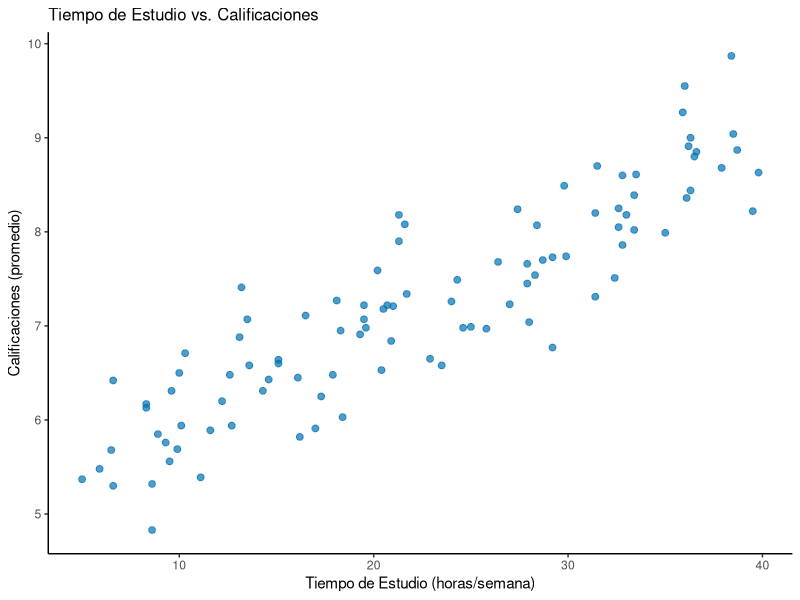
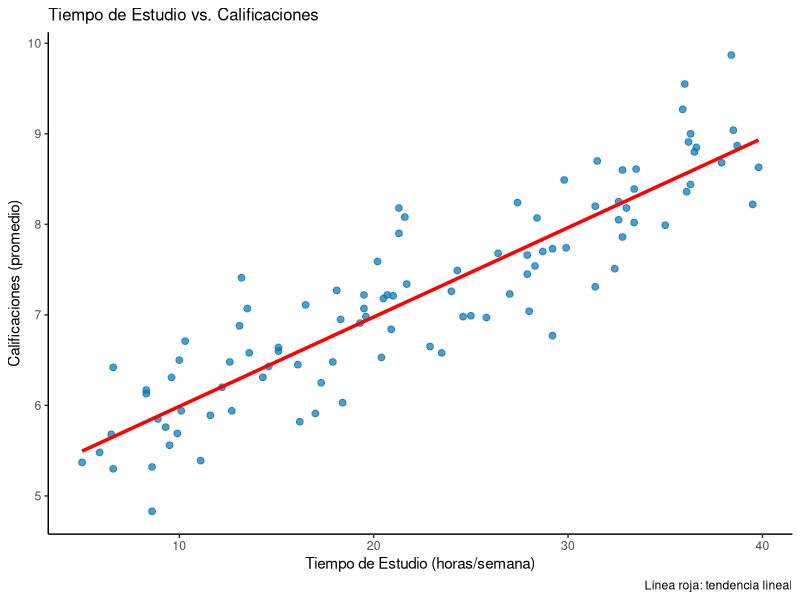
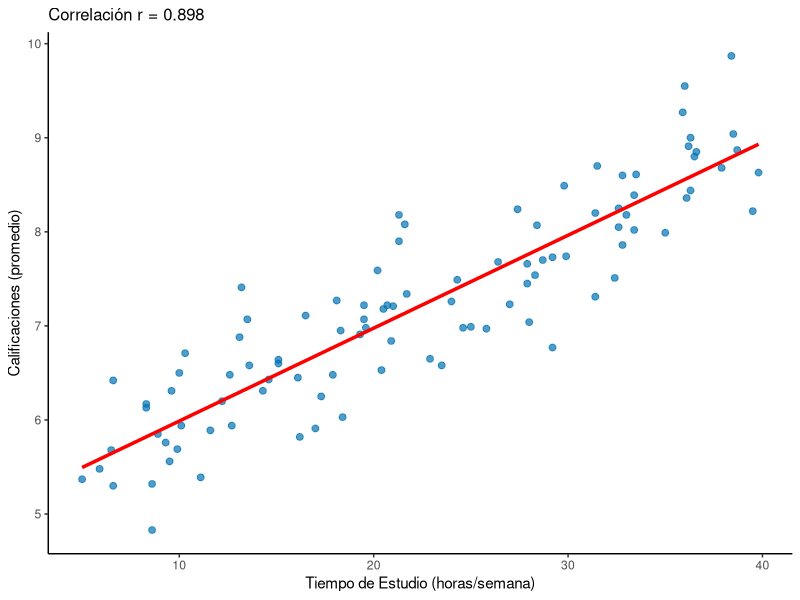
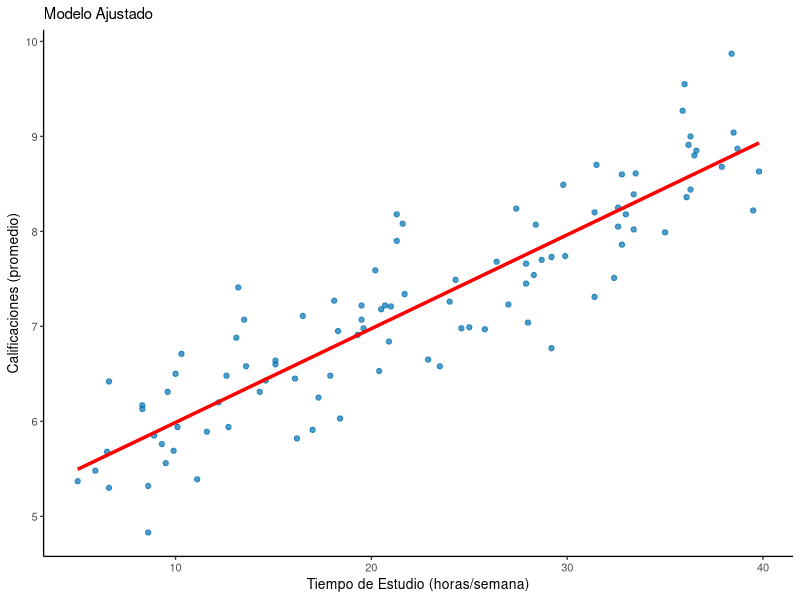
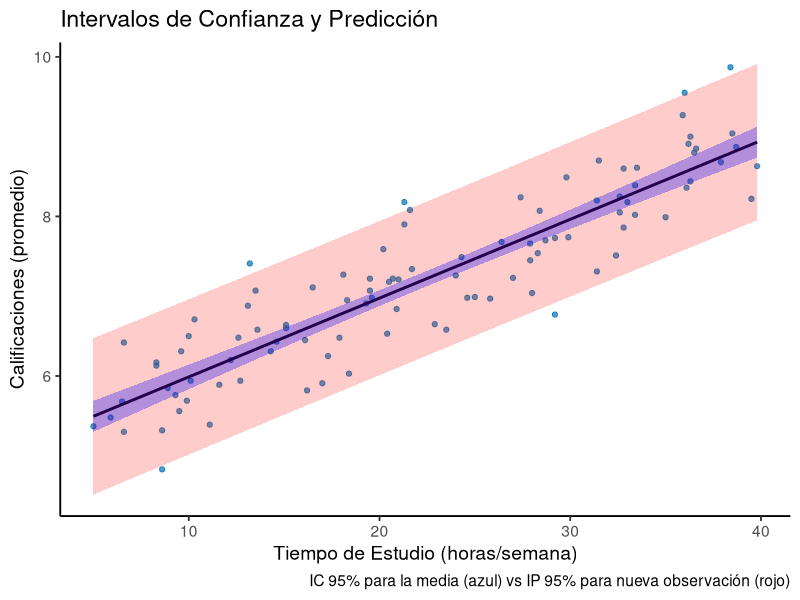
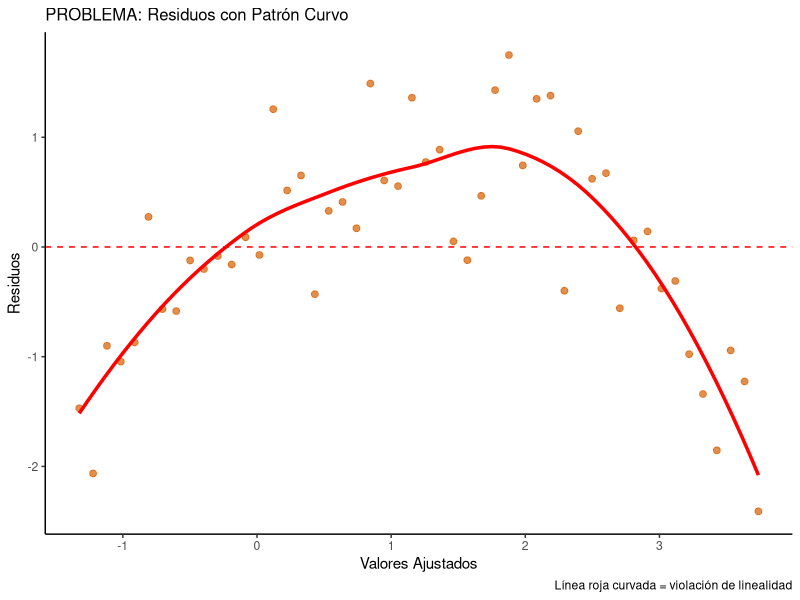
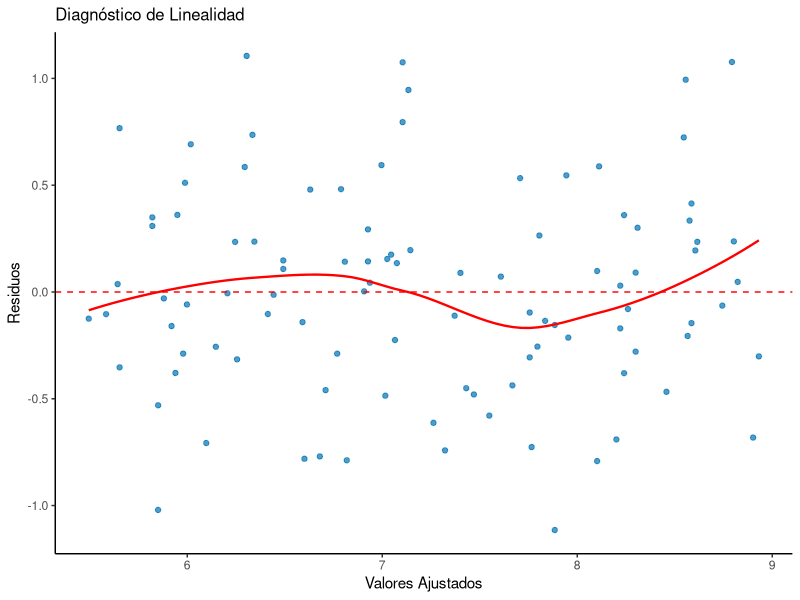
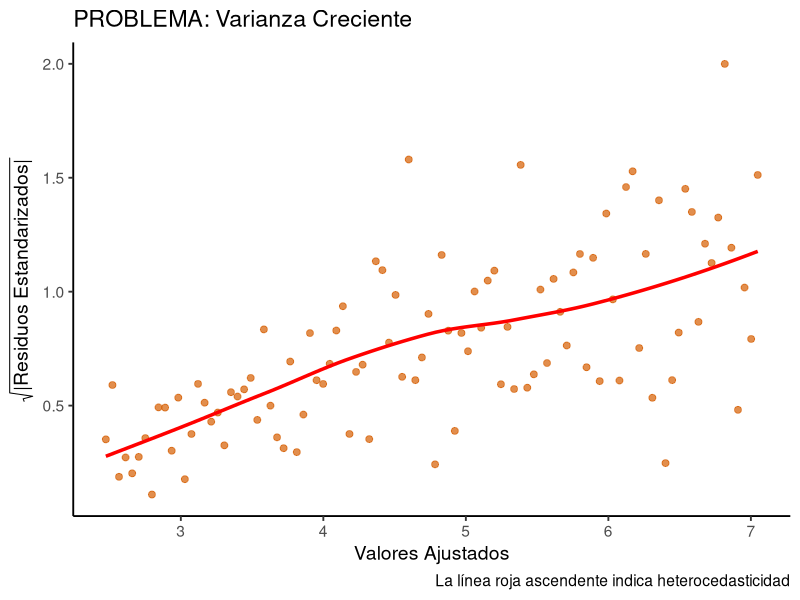

The R script that drew these images, in order:
## ---- chunk 1
#| fig-width: 5
#| fig-height: 4
#| out-width: "100%"
#| fig-align: center
# Cargar librerías
library(ggplot2)

# Simulación de datos
set.seed(123)
datos <- data.frame(
  Tiempo_Estudio = round(runif(100, min = 5, max = 40), 1)
)
datos$Calificaciones <- round(5 + 0.1 * datos$Tiempo_Estudio + rnorm(100, mean = 0, sd = 0.5), 2)

# Visualización inicial
ggplot(datos, aes(x = Tiempo_Estudio, y = Calificaciones)) +
  geom_point(color = "#0072B2", alpha = 0.7, size = 2) +
  labs(
    title = "Tiempo de Estudio vs. Calificaciones",
    x = "Tiempo de Estudio (horas/semana)",
    y = "Calificaciones (promedio)"
  ) +
  theme_classic(base_size = 11) +
  theme(plot.title = element_text(size = 12))
## ---- chunk 2
#| fig-width: 5.5
#| fig-height: 4
#| out-width: "100%"
#| fig-align: center
# Cargar librerías
library(ggplot2)

# Mismo gráfico pero con línea de tendencia
ggplot(datos, aes(x = Tiempo_Estudio, y = Calificaciones)) +
  geom_point(color = "#0072B2", alpha = 0.7, size = 2) +
  geom_smooth(method = "lm", se = FALSE, color = "red", linewidth = 1.2) +
  labs(
    title = "Tiempo de Estudio vs. Calificaciones",
    x = "Tiempo de Estudio (horas/semana)",
    y = "Calificaciones (promedio)",
    caption = "Línea roja: tendencia lineal"
  ) +
  theme_classic(base_size = 11) +
  theme(plot.title = element_text(size = 12))
## ---- chunk 3
#| fig-width: 5.5
#| fig-height: 4
#| out-width: "100%"
#| fig-align: center
# Cargar librerías
library(ggplot2)

# Calcular covarianza y correlación
covarianza <- cov(datos$Tiempo_Estudio, datos$Calificaciones)
correlacion <- cor(datos$Tiempo_Estudio, datos$Calificaciones)

# Mostrar en el gráfico
ggplot(datos, aes(x = Tiempo_Estudio, y = Calificaciones)) +
  geom_point(color = "#0072B2", alpha = 0.7, size = 2) +
  geom_smooth(method = "lm", se = FALSE, color = "red", linewidth = 1.2) +
  labs(
    title = paste("Correlación r =", round(correlacion, 3)),
    x = "Tiempo de Estudio (horas/semana)",
    y = "Calificaciones (promedio)"
  ) +
  theme_classic(base_size = 11) +
  theme(plot.title = element_text(size = 12))
## ---- chunk 4
#| fig-width: 4.5
#| fig-height: 3.5
#| out-width: "100%"
#| fig-align: center
# Cargar librerías
library(ggplot2)

# Ajustar el modelo lineal
modelo_estudio <- lm(Calificaciones ~ Tiempo_Estudio, data = datos)

# Obtener coeficientes
coef_intercepto <- coef(modelo_estudio)[1]
coef_pendiente <- coef(modelo_estudio)[2]

# Visualización del modelo ajustado
ggplot(datos, aes(x = Tiempo_Estudio, y = Calificaciones)) +
  geom_point(color = "#0072B2", alpha = 0.7, size = 1.5) +
  geom_smooth(method = "lm", se = FALSE, color = "red", linewidth = 1.2) +
  labs(
    title = "Modelo Ajustado",
    x = "Tiempo de Estudio (horas/semana)",
    y = "Calificaciones (promedio)"
  ) +
  theme_classic(base_size = 10) +
  theme(plot.title = element_text(size = 11))
## ---- chunk 5
#| echo: false
#| eval: true
summary(modelo_estudio)
## ---- chunk 6
#| fig-width: 4.8
#| fig-height: 3.6
#| out-width: "100%"
# Cargar librerías
library(ggplot2)

# Crear datos para predicción
nuevos_datos <- data.frame(
  Tiempo_Estudio = seq(min(datos$Tiempo_Estudio), max(datos$Tiempo_Estudio), length.out = 100)
)

# Intervalos de confianza y predicción
conf_interval <- predict(modelo_estudio, newdata = nuevos_datos, interval = "confidence", level = 0.95)
pred_interval <- predict(modelo_estudio, newdata = nuevos_datos, interval = "prediction", level = 0.95)

# Crear dataframe para el gráfico
plot_data <- cbind(nuevos_datos, as.data.frame(conf_interval), pred_pred = as.data.frame(pred_interval))
colnames(plot_data) <- c("Tiempo_Estudio", "fit_conf", "lwr_conf", "upr_conf", "fit_pred", "lwr_pred", "upr_pred")

# Visualización
ggplot() +
  geom_point(data = datos, aes(x = Tiempo_Estudio, y = Calificaciones), color = "#0072B2", alpha = 0.7) +
  geom_line(data = plot_data, aes(x = Tiempo_Estudio, y = fit_conf), color = "black", linewidth = 1) +
  geom_ribbon(data = plot_data, aes(x = Tiempo_Estudio, ymin = lwr_pred, ymax = upr_pred), fill = "red", alpha = 0.2) +
  geom_ribbon(data = plot_data, aes(x = Tiempo_Estudio, ymin = lwr_conf, ymax = upr_conf), fill = "blue", alpha = 0.3) +
  labs(
    title = "Intervalos de Confianza y Predicción",
    x = "Tiempo de Estudio (horas/semana)",
    y = "Calificaciones (promedio)",
    caption = "IC 95% para la media (azul) vs IP 95% para nueva observación (rojo)"
  ) +
  theme_classic(base_size = 14)
## ---- chunk 7
#| fig-width: 5.5
#| fig-height: 4
#| out-width: "100%"
#| fig-align: center
# Crear datos con relación cuadrática
set.seed(456)
x_curvo <- seq(0, 10, length.out = 50)
y_curvo <- 2 + 0.5*x_curvo - 0.1*x_curvo^2 + rnorm(50, 0, 0.5)
datos_curvo <- data.frame(x = x_curvo, y = y_curvo)

# Ajustar modelo lineal (INCORRECTO para estos datos)
modelo_malo <- lm(y ~ x, data = datos_curvo)

# Residuos vs ajustados mostrando el problema
residuos_malos <- residuals(modelo_malo)
ajustados_malos <- fitted(modelo_malo)

ggplot(data.frame(ajustados = ajustados_malos, residuos = residuos_malos), 
       aes(x = ajustados, y = residuos)) +
  geom_point(color = "#D55E00", alpha = 0.7, size = 2) +
  geom_hline(yintercept = 0, color = "red", linetype = "dashed") +
  geom_smooth(method = "loess", se = FALSE, color = "red", linewidth = 1.2) +
  labs(
    title = "PROBLEMA: Residuos con Patrón Curvo",
    x = "Valores Ajustados", y = "Residuos",
    caption = "Línea roja curvada = violación de linealidad"
  ) +
  theme_classic(base_size = 11) +
  theme(plot.title = element_text(size = 12))
## ---- chunk 8
#| fig-width: 5.5
#| fig-height: 4
#| out-width: "100%"
#| fig-align: center
# Cargar librerías
library(ggplot2)

# Gráfico de diagnóstico para linealidad
datos_diag <- data.frame(
  residuos = residuals(modelo_estudio),
  valores_ajustados = fitted(modelo_estudio)
)

ggplot(datos_diag, aes(x = valores_ajustados, y = residuos)) +
  geom_point(color = "#0072B2", alpha = 0.7) +
  geom_hline(yintercept = 0, color = "red", linetype = "dashed") +
  geom_smooth(method = "loess", se = FALSE, color = "red", linewidth = 0.8) +
  labs(
    title = "Diagnóstico de Linealidad",
    x = "Valores Ajustados", y = "Residuos"
  ) +
  theme_classic(base_size = 11) +
  theme(plot.title = element_text(size = 12))

# Test de Ramsey RESET
library(lmtest)
reset_test <- resettest(modelo_estudio, power = 2:3, type = "fitted")
## ---- chunk 9
#| fig-width: 4.8
#| fig-height: 3.6
#| out-width: "100%"
# Crear datos con heterocedasticidad (varianza creciente)
set.seed(789)
x_hetero <- seq(1, 10, length.out = 100)
# Varianza aumenta con x: errores más grandes para x grandes
errores_hetero <- rnorm(100, 0, 0.1 * x_hetero)
y_hetero <- 2 + 0.5*x_hetero + errores_hetero
datos_hetero <- data.frame(x = x_hetero, y = y_hetero)

# Ajustar modelo lineal
modelo_hetero <- lm(y ~ x, data = datos_hetero)

# Scale-Location plot mostrando heterocedasticidad
residuos_std_sqrt_hetero <- sqrt(abs(rstandard(modelo_hetero)))
valores_ajustados_hetero <- fitted(modelo_hetero)

ggplot(data.frame(ajustados = valores_ajustados_hetero, residuos_sqrt = residuos_std_sqrt_hetero), 
       aes(x = ajustados, y = residuos_sqrt)) +
  geom_point(color = "#D55E00", alpha = 0.7, size = 2) +
  geom_smooth(method = "loess", se = FALSE, color = "red", linewidth = 1.2) +
  labs(
    title = "PROBLEMA: Varianza Creciente",
    x = "Valores Ajustados", 
    y = expression(sqrt("|Residuos Estandarizados|")),
    caption = "La línea roja ascendente indica heterocedasticidad"
  ) +
  theme_classic(base_size = 14)
## ---- chunk 10
#| fig-width: 4.6
#| fig-height: 3.5
#| out-width: "100%"
# Cargar librerías
library(ggplot2)
library(lmtest)

# Gráfico Scale-Location
datos_scale <- data.frame(
  valores_ajustados = fitted(modelo_estudio),
  residuos_std_sqrt = sqrt(abs(rstandard(modelo_estudio)))
)

ggplot(datos_scale, aes(x = valores_ajustados, y = residuos_std_sqrt)) +
  geom_point(color = "#0072B2", alpha = 0.7) +
  geom_smooth(method = "loess", se = FALSE, color = "red", linewidth = 0.8) +
  labs(
    title = "Diagnóstico de Homocedasticidad: Scale-Location", 
    x = "Valores Ajustados", 
    y = expression(sqrt("|Residuos Estandarizados|"))
  ) +
  theme_classic(base_size = 14)

# Prueba de Breusch-Pagan
bp_test <- bptest(modelo_estudio)
white_test <- bptest(modelo_estudio, ~ fitted(modelo_estudio) + I(fitted(modelo_estudio)^2))
## ---- chunk 11
#| fig-width: 4.8
#| fig-height: 3.6
#| out-width: "100%"
# Crear datos con errores no normales (distribución sesgada)
set.seed(321)
x_normal <- seq(1, 10, length.out = 50)
# Errores con distribución exponencial (muy sesgada)
errores_sesgados <- rexp(50, rate = 2) - 0.5  # Centrar en 0
y_sesgado <- 2 + 0.5*x_normal + errores_sesgados
datos_sesgados <- data.frame(x = x_normal, y = y_sesgado)

# Ajustar modelo lineal
modelo_sesgado <- lm(y ~ x, data = datos_sesgados)
residuos_sesgados <- residuals(modelo_sesgado)

# Q-Q Plot mostrando falta de normalidad
ggplot(data.frame(residuos = residuos_sesgados), aes(sample = residuos)) +
  geom_qq(color = "#D55E00", alpha = 0.7, size = 2) +
  geom_qq_line(color = "red", linetype = "dashed", linewidth = 1) +
  labs(
    title = "PROBLEMA: Residuos No Normales",
    x = "Cuantiles Teóricos", 
    y = "Cuantiles de la Muestra",
    caption = "Puntos se desvían de la línea → No normalidad"
  ) +
  theme_classic(base_size = 14)
## ---- chunk 12
#| fig-width: 4.8
#| fig-height: 3.6
#| out-width: "100%"
# Histograma de residuos no normales con curva normal superpuesta
ggplot(data.frame(residuos = residuos_sesgados), aes(x = residuos)) +
  geom_histogram(aes(y = after_stat(density)), bins = 12, fill = "#D55E00", 
                 color = "black", alpha = 0.7) +
  stat_function(fun = dnorm, 
                args = list(mean = mean(residuos_sesgados), sd = sd(residuos_sesgados)),
                color = "blue", linewidth = 1.2, linetype = "dashed") +
  labs(
    title = "PROBLEMA: Histograma Sesgado",
    x = "Residuos", 
    y = "Densidad",
    caption = "Azul: normal teórica vs Naranja: datos reales sesgados"
  ) +
  theme_classic(base_size = 14)

# Test de normalidad fallando
shapiro_malo <- shapiro.test(residuos_sesgados)
## ---- chunk 13
#| fig-width: 4.6
#| fig-height: 3.5
#| out-width: "100%"
# Cargar librerías
library(ggplot2)

residuos <- residuals(modelo_estudio)

# Q-Q Plot
ggplot(data.frame(residuos = residuos), aes(sample = residuos)) +
  geom_qq(color = "#0072B2", alpha = 0.7, size = 2) +
  geom_qq_line(color = "red", linetype = "dashed", linewidth = 1) +
  labs(
    title = "Normal Q-Q Plot de Residuos",
    x = "Cuantiles Teóricos", 
    y = "Cuantiles de la Muestra"
  ) +
  theme_classic(base_size = 14)

# Prueba de Shapiro-Wilk
sw_test <- shapiro.test(residuals(modelo_estudio))
# Test de Jarque-Bera
library(tseries)
jb_test <- jarque.bera.test(residuals(modelo_estudio))
## ---- chunk 14
#| fig-width: 4.8
#| fig-height: 3.6
#| out-width: "100%"
# Cargar librerías
library(ggplot2)

residuos <- residuals(modelo_estudio)

# Histograma con curva normal
ggplot(data.frame(residuos = residuos), aes(x = residuos)) +
  geom_histogram(aes(y = after_stat(density)), bins = 15, fill = "lightblue", 
                 color = "black", alpha = 0.7) +
  stat_function(fun = dnorm, 
                args = list(mean = mean(residuos), sd = sd(residuos)),
                color = "red", linewidth = 1.2) +
  labs(
    title = "Histograma de Residuos vs. Distribución Normal",
    x = "Residuos", 
    y = "Densidad",
    caption = "Línea roja: distribución normal teórica"
  ) +
  theme_classic(base_size = 14)
## ---- chunk 15
#| fig-width: 4.8
#| fig-height: 3.6
#| out-width: "100%"
# Crear datos con autocorrelación en los errores
set.seed(654)
n_tiempo <- 100
x_tiempo <- seq(1, 10, length.out = n_tiempo)

# Errores autocorrelacionados (cada error depende del anterior)
errores_autocorr <- numeric(n_tiempo)
errores_autocorr[1] <- rnorm(1, 0, 0.3)
for(i in 2:n_tiempo) {
  errores_autocorr[i] <- 0.7 * errores_autocorr[i-1] + rnorm(1, 0, 0.3)
}

y_tiempo <- 2 + 0.5*x_tiempo + errores_autocorr
datos_tiempo <- data.frame(x = x_tiempo, y = y_tiempo)

# Ajustar modelo lineal
modelo_tiempo <- lm(y ~ x, data = datos_tiempo)
residuos_tiempo <- residuals(modelo_tiempo)

# Gráfico de residuos vs orden mostrando autocorrelación
ggplot(data.frame(orden = 1:n_tiempo, residuos = residuos_tiempo), 
       aes(x = orden, y = residuos)) +
  geom_point(color = "#D55E00", alpha = 0.7, size = 1.5) +
  geom_line(color = "#D55E00", alpha = 0.8) +
  geom_hline(yintercept = 0, color = "red", linetype = "dashed") +
  labs(
    title = "PROBLEMA: Residuos Autocorrelacionados",
    x = "Orden de Observación", y = "Residuos",
    caption = "Patrones y tendencias indican falta de independencia"
  ) +
  theme_classic(base_size = 14)
## ---- chunk 16
#| fig-width: 4.6
#| fig-height: 3.5
#| out-width: "100%"
# Cargar librerías
library(ggplot2)
library(lmtest)

# Gráfico de independencia
datos_orden <- data.frame(
  orden = 1:length(residuals(modelo_estudio)),
  residuos = residuals(modelo_estudio)
)

ggplot(datos_orden, aes(x = orden, y = residuos)) +
  geom_point(color = "#0072B2", alpha = 0.7) +
  geom_line(color = "#0072B2", alpha = 0.5) +
  geom_hline(yintercept = 0, color = "red", linetype = "dashed") +
  labs(
    title = "Diagnóstico de Independencia: Residuos vs Orden",
    x = "Orden de observación", y = "Residuos"
  ) +
  theme_classic(base_size = 14)

# Prueba de Durbin-Watson
dw_test <- dwtest(modelo_estudio)
# Test de Breusch-Godfrey
bg_test <- bgtest(modelo_estudio, order = 2)
## ---- chunk 17
#| fig-width: 4.9
#| fig-height: 3.7
#| out-width: "100%"
# Cargar librerías
library(ggplot2)

# Crear datos para el gráfico Residuals vs. Leverage
leverage_vals <- hatvalues(modelo_estudio)
residuos_stud <- rstudent(modelo_estudio)  # Residuos estudentizados
cook_dist <- cooks.distance(modelo_estudio)

datos_leverage <- data.frame(
  leverage = leverage_vals,
  residuos_stud = residuos_stud,
  cook = cook_dist,
  observacion = 1:length(leverage_vals)
)

# Calcular umbrales
n <- nrow(datos)
k <- 1
leverage_threshold <- 2 * (k + 1) / n
cook_threshold <- 4 / (n - k - 1)

# Función para crear curvas de Cook
cook_curve <- function(leverage, cook_value, k) {
  sqrt(cook_value * (k + 1) * (1 - leverage) / leverage)
}

# Crear curvas de Cook para diferentes valores
lev_seq <- seq(0.001, max(leverage_vals) * 1.1, length.out = 100)
cook_05 <- data.frame(
  leverage = lev_seq,
  pos = cook_curve(lev_seq, 0.5, k),
  neg = -cook_curve(lev_seq, 0.5, k)
)
cook_1 <- data.frame(
  leverage = lev_seq,
  pos = cook_curve(lev_seq, 1, k),
  neg = -cook_curve(lev_seq, 1, k)
)

# Gráfico Residuals vs. Leverage con ggplot2
ggplot(datos_leverage, aes(x = leverage, y = residuos_stud)) +
  # Curvas de Cook
  geom_line(data = cook_05, aes(x = leverage, y = pos), 
            color = "red", linetype = "dashed", alpha = 0.6, inherit.aes = FALSE) +
  geom_line(data = cook_05, aes(x = leverage, y = neg), 
            color = "red", linetype = "dashed", alpha = 0.6, inherit.aes = FALSE) +
  geom_line(data = cook_1, aes(x = leverage, y = pos), 
            color = "red", linetype = "solid", alpha = 0.8, inherit.aes = FALSE) +
  geom_line(data = cook_1, aes(x = leverage, y = neg), 
            color = "red", linetype = "solid", alpha = 0.8, inherit.aes = FALSE) +
  # Puntos de datos
  geom_point(color = "#0072B2", alpha = 0.7, size = 2) +
  # Líneas de referencia
  geom_hline(yintercept = 0, color = "gray", linetype = "dashed") +
  geom_hline(yintercept = c(-2, 2), color = "orange", linetype = "dotted", alpha = 0.7) +
  geom_vline(xintercept = leverage_threshold, color = "purple", linetype = "dotted", alpha = 0.7) +
  # Etiquetas
  labs(
    title = "Residuals vs. Leverage",
    x = "Leverage",
    y = "Residuos Estudentizados",
    caption = "Curvas rojas: Cook 0.5 (discontinua) y 1.0 (continua)"
  ) +
  theme_classic(base_size = 14)

# Identificar observaciones problemáticas
high_leverage <- which(leverage_vals > leverage_threshold)
outliers_stud <- which(abs(residuos_stud) > 2)
high_cook <- which(cook_dist > cook_threshold)

# Métricas cuantitativas
max_leverage <- max(leverage_vals)
max_cook <- max(cook_dist)
num_outliers <- length(outliers_stud)
## ---- chunk 18
#| fig-width: 4.8
#| fig-height: 3.6
#| out-width: "100%"
# Calcular DFFITS y sus componentes
dffits_vals <- dffits(modelo_estudio)
residuos_stud <- rstudent(modelo_estudio)  # Residuos estudentizados
leverage_vals <- hatvalues(modelo_estudio)

# Crear dataframe para análisis
datos_dffits <- data.frame(
  observacion = 1:length(dffits_vals),
  dffits = dffits_vals,
  residuo_stud = residuos_stud,
  leverage = leverage_vals
)

# Umbral de DFFITS
n <- nrow(datos)
k <- 1  # número de predictores
dffits_threshold <- 2 * sqrt((k + 1) / n)

# Gráfico de DFFITS
ggplot(datos_dffits, aes(x = observacion, y = dffits)) +
  geom_point(color = "#0072B2", alpha = 0.7) +
  geom_hline(yintercept = 0, color = "gray", linetype = "dashed") +
  geom_hline(yintercept = c(-dffits_threshold, dffits_threshold), 
             color = "red", linetype = "dashed", alpha = 0.7) +
  labs(
    title = "DFFITS por Observación",
    x = "Número de Observación",
    y = "DFFITS",
    caption = paste("Líneas rojas: umbrales ±", round(dffits_threshold, 3))
  ) +
  theme_classic(base_size = 14)

# Análisis cuantitativo
influential_dffits <- which(abs(dffits_vals) > dffits_threshold)
top_indices <- order(abs(dffits_vals), decreasing = TRUE)[1:5]
